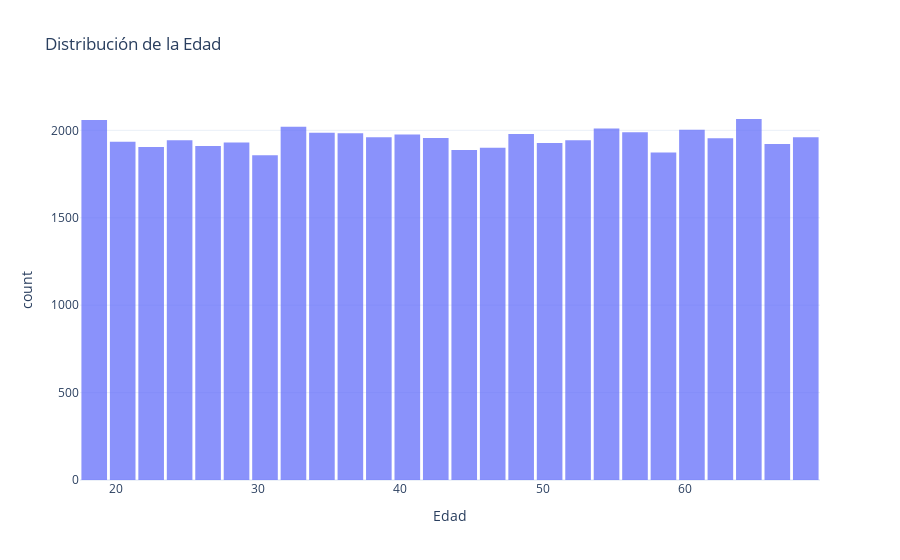
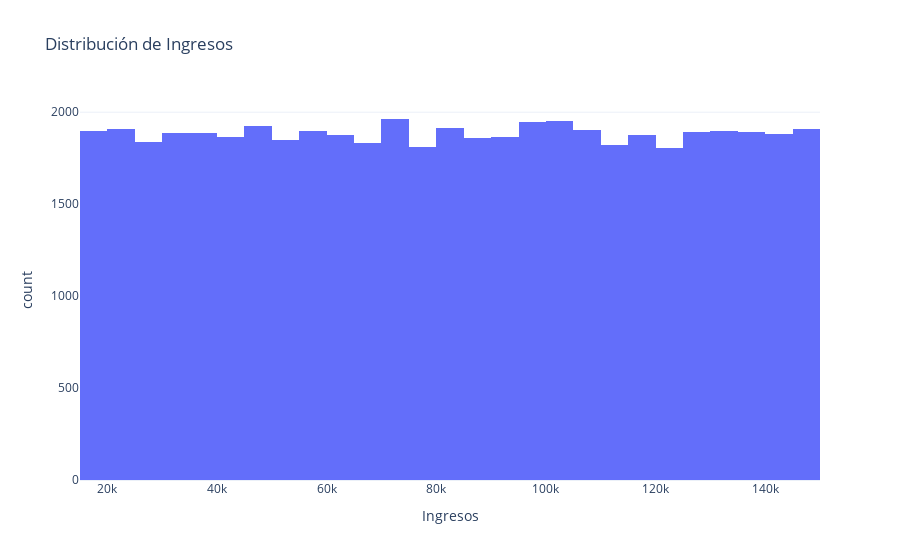

These figures' notebook cell, in order:
### Code cell
fig = px.histogram(
    df,
    x="Edad",
    nbins=30,
    title="Distribución de la Edad",
    opacity=0.75
)
fig.update_layout(bargap=0.1)
fig.show()

fig = px.histogram(
    df,
    x="Ingresos",
    nbins=40,
    title="Distribución de Ingresos"
)
fig.show()

### Figure 1 — Plotly figure (JSON) as saved in the notebook; plotly's stock layout.template omitted (floating-point values rounded to 4 significant figures; data arrays with more than 128 entries replaced by an {"elided": "..."} marker saying what was removed)
{"data": [{"bingroup": "x", "hovertemplate": "Edad=%{x}<br>count=%{y}<extra></extra>", "legendgroup": "", "marker": {"color": "#636efa", "opacity": 0.75, "pattern": {"shape": ""}}, "name": "", "nbinsx": 30, "orientation": "v", "showlegend": false, "type": "histogram", "x": {"elided": "50844 int values"}, "xaxis": "x", "yaxis": "y"}], "layout": {"bargap": 0.1, "barmode": "relative", "legend": {"tracegroupgap": 0}, "title": {"text": "Distribución de la Edad"}, "xaxis": {"anchor": "y", "domain": [0, 1], "title": {"text": "Edad"}}, "yaxis": {"anchor": "x", "domain": [0, 1], "title": {"text": "count"}}}}

### Figure 2 — Plotly figure (JSON) as saved in the notebook; plotly's stock layout.template omitted (floating-point values rounded to 4 significant figures; data arrays with more than 128 entries replaced by an {"elided": "..."} marker saying what was removed)
{"data": [{"bingroup": "x", "hovertemplate": "Ingresos=%{x}<br>count=%{y}<extra></extra>", "legendgroup": "", "marker": {"color": "#636efa", "pattern": {"shape": ""}}, "name": "", "nbinsx": 40, "orientation": "v", "showlegend": false, "type": "histogram", "x": {"elided": "50844 int values"}, "xaxis": "x", "yaxis": "y"}], "layout": {"barmode": "relative", "legend": {"tracegroupgap": 0}, "title": {"text": "Distribución de Ingresos"}, "xaxis": {"anchor": "y", "domain": [0, 1], "title": {"text": "Ingresos"}}, "yaxis": {"anchor": "x", "domain": [0, 1], "title": {"text": "count"}}}}
